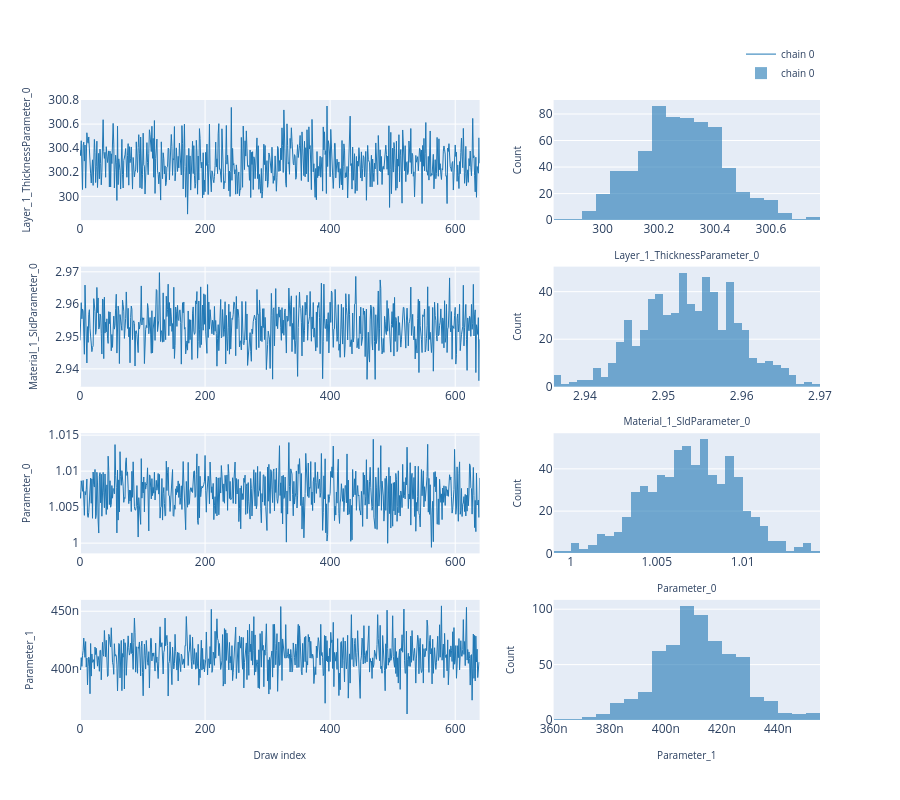

The cell this chart's notebook holds for it:
### Code cell
# ---- Trace plot -------------------------------------------------------------
# Per-chain trace (left column) and marginal histogram (right column).
# Mirrors the "Traces" sub-tab in the EasyReflectometryApp.

fig = plot_trace(posterior.draws, posterior.param_names, return_figure=True)
fig.show()

### Figure 1 — Plotly figure (JSON) as saved in the notebook; plotly's stock layout.template omitted (floating-point values rounded to 4 significant figures; data arrays with more than 128 entries replaced by an {"elided": "..."} marker saying what was removed)
{"data": [{"legendgroup": "chain 0", "line": {"color": "#1f77b4", "width": 1}, "mode": "lines", "name": "chain 0", "showlegend": true, "type": "scatter", "xaxis": "x", "y": {"elided": "640 float values"}, "yaxis": "y"}, {"legendgroup": "chain 0", "marker": {"color": "#1f77b4"}, "name": "chain 0", "nbinsx": 40, "opacity": 0.6, "showlegend": true, "type": "histogram", "x": {"elided": "640 float values"}, "xaxis": "x2", "yaxis": "y2"}, {"legendgroup": "chain 0", "line": {"color": "#1f77b4", "width": 1}, "mode": "lines", "name": "chain 0", "showlegend": false, "type": "scatter", "xaxis": "x3", "y": {"elided": "640 float values"}, "yaxis": "y3"}, {"legendgroup": "chain 0", "marker": {"color": "#1f77b4"}, "name": "chain 0", "nbinsx": 40, "opacity": 0.6, "showlegend": false, "type": "histogram", "x": {"elided": "640 float values"}, "xaxis": "x4", "yaxis": "y4"}, {"legendgroup": "chain 0", "line": {"color": "#1f77b4", "width": 1}, "mode": "lines", "name": "chain 0", "showlegend": false, "type": "scatter", "xaxis": "x5", "y": {"elided": "640 float values"}, "yaxis": "y5"}, {"legendgroup": "chain 0", "marker": {"color": "#1f77b4"}, "name": "chain 0", "nbinsx": 40, "opacity": 0.6, "showlegend": false, "type": "histogram", "x": {"elided": "640 float values"}, "xaxis": "x6", "yaxis": "y6"}, {"legendgroup": "chain 0", "line": {"color": "#1f77b4", "width": 1}, "mode": "lines", "name": "chain 0", "showlegend": false, "type": "scatter", "xaxis": "x7", "y": {"elided": "640 float values"}, "yaxis": "y7"}, {"legendgroup": "chain 0", "marker": {"color": "#1f77b4"}, "name": "chain 0", "nbinsx": 40, "opacity": 0.6, "showlegend": false, "type": "histogram", "x": {"elided": "640 float values"}, "xaxis": "x8", "yaxis": "y8"}], "layout": {"barmode": "overlay", "height": 800, "legend": {"font": {"size": 10}, "orientation": "h", "x": 1, "xanchor": "right", "y": 1.02, "yanchor": "bottom"}, "xaxis": {"anchor": "y", "domain": [0.0, 0.54]}, "xaxis2": {"anchor": "y2", "domain": [0.64, 1.0], "title": {"font": {"size": 10}, "text": "Layer_1_ThicknessParameter_0"}}, "xaxis3": {"anchor": "y3", "domain": [0.0, 0.54]}, "xaxis4": {"anchor": "y4", "domain": [0.64, 1.0], "title": {"font": {"size": 10}, "text": "Material_1_SldParameter_0"}}, "xaxis5": {"anchor": "y5", "domain": [0.0, 0.54]}, "xaxis6": {"anchor": "y6", "domain": [0.64, 1.0], "title": {"font": {"size": 10}, "text": "Parameter_0"}}, "xaxis7": {"anchor": "y7", "domain": [0.0, 0.54], "title": {"font": {"size": 10}, "text": "Draw index"}}, "xaxis8": {"anchor": "y8", "domain": [0.64, 1.0], "title": {"font": {"size": 10}, "text": "Parameter_1"}}, "yaxis": {"anchor": "x", "domain": [0.8063, 1.0], "title": {"font": {"size": 10}, "text": "Layer_1_ThicknessParameter_0"}}, "yaxis2": {"anchor": "x2", "domain": [0.8063, 1.0], "title": {"font": {"size": 10}, "text": "Count"}}, "yaxis3": {"anchor": "x3", "domain": [0.5375, 0.7312], "title": {"font": {"size": 10}, "text": "Material_1_SldParameter_0"}}, "yaxis4": {"anchor": "x4", "domain": [0.5375, 0.7312], "title": {"font": {"size": 10}, "text": "Count"}}, "yaxis5": {"anchor": "x5", "domain": [0.2687, 0.4625], "title": {"font": {"size": 10}, "text": "Parameter_0"}}, "yaxis6": {"anchor": "x6", "domain": [0.2687, 0.4625], "title": {"font": {"size": 10}, "text": "Count"}}, "yaxis7": {"anchor": "x7", "domain": [0.0, 0.1938], "title": {"font": {"size": 10}, "text": "Parameter_1"}}, "yaxis8": {"anchor": "x8", "domain": [0.0, 0.1938], "title": {"font": {"size": 10}, "text": "Count"}}}}
